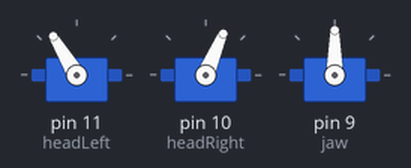
This sketch was run on a simulated Arduino Uno, built with avr-gcc and run on an emulated ATmega328P. Shown: 3 × servo. Random numbers use the default seed unless the sketch sets one; what the sketch prints to the serial monitor is not drawn.

Above: at 0.1 s.
At 4.5 s:
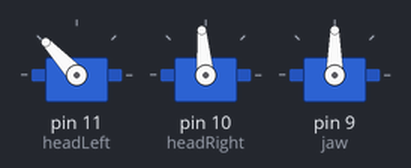
At 7.3 s:
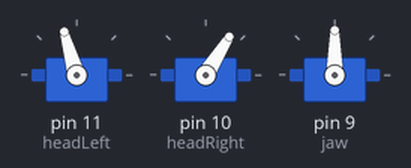
At 10.5 s:
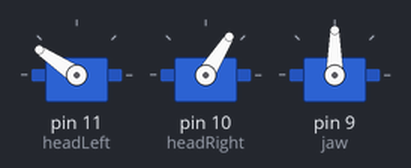
At 24.3 s:
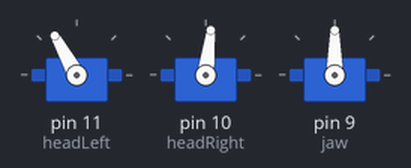
At 30.3 s:
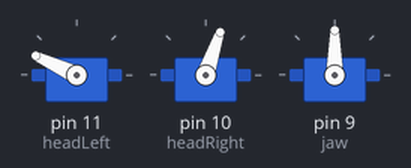
Timing chart, 0 to 39.9 s (numbered marks = the images above):
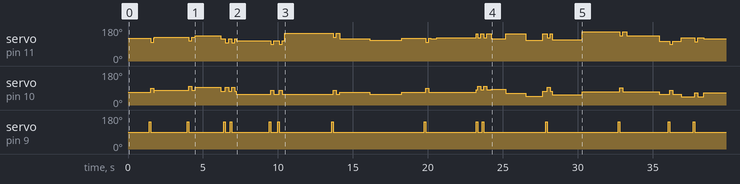

The sketch:

Motion_Test.ino
```cpp
#include <Servo.h>

Servo headLeft;
Servo headRight;
Servo jaw;
String input;
char servoName;
int headLift = 60;
int headTwist = 0;
int jawOpen = 0;

void setup() {
  headLeft.attach(11);
  headRight.attach(10);
  jaw.attach(9);
  Serial.begin(115200);
  Serial.println("Attached");
  updateServos();
  randomSeed(analogRead(A0));
}

void loop() {

  headLift = random(30,70);
  headTwist = random(-20,20);
  updateServos();
  delay(random(0,30)*100);
  if(random(0,100)>40){
    bork();
  }
  delay(random(0,30)*10);
  if(random(0,100)>70){
    bork();
  }
  delay(random(0,30)*10);
}

void bork(){
  jawOpen = 90;
  updateServos();
  delay(100);
  jawOpen = 0;
  headLift += 30;
  updateServos();
  delay(200);
  headLift -= 30;
  updateServos();
}

void updateServos(){
  headLeft.write(constrain(map(headLift, 100, 0, 90, 160)+headTwist,90,160));
  headRight.write(constrain(map(headLift, 100, 0, 100, 30)+headTwist,30,100));
  jaw.write(map(jawOpen,0,100,90,150));
}
```

Measured:
- by itself, servo on pin 9 (jaw): 90° → 144° at 1.4 s, → 90° 0.10 s later, → 144° 2.5 s later, → 90° 0.10 s later, … (28 changes in this stretch)
